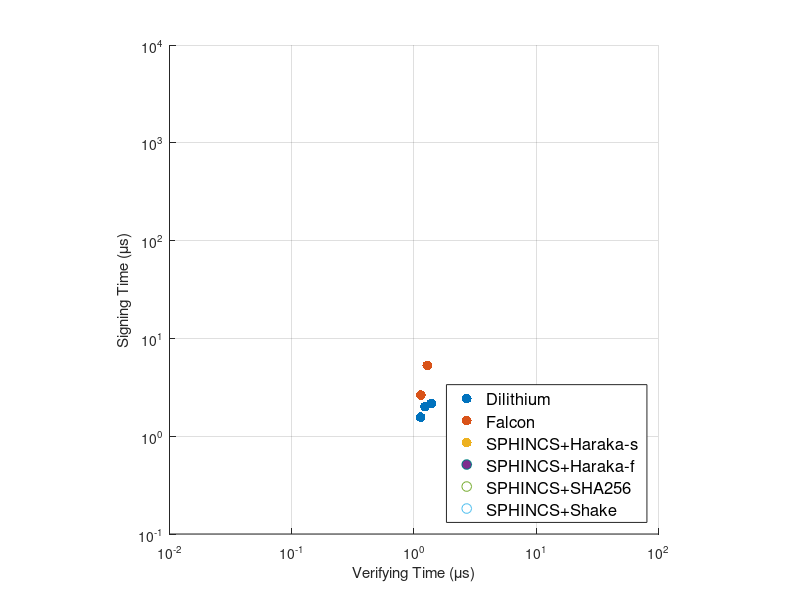

Write MATLAB code to recreate this figure.


%Dilithium Sign times
x = [0.194727
0.30118
0.336457];

%Dilithium2	
%Dilithium3	
%Dilithium5	

%Dilithium Verify times
y = [5.38E-02
8.95E-02
1.42E-01];

%Falcon Sign times

%Falcon-512
%Falcon-1024

x1 = [0.420371
0.723592];

%Falcon Verify times
y1 = [0.0559
0.109];


%%%%%%Sphincs+ Sign times

x21 = [7.295554	%SPHINCS+-Haraka-128f-robust
13.35303	%SPHINCS+-Haraka-192f-robust
24.724417	%SPHINCS+-Haraka-256f-robust
6.84137	%SPHINCS+-Haraka-128f-simple
10.474239	%SPHINCS+-Haraka-192f-simple
22.636599	%SPHINCS+-Haraka-256f-simple
];	
x22 = [154.920122	%SPHINCS+-Haraka-128s-robust
297.84396	%SPHINCS+-Haraka-192s-robust
258.22917	%SPHINCS+-Haraka-256s-robust
127.223039	%SPHINCS+-Haraka-128s-simple
239.504653	%SPHINCS+-Haraka-192s-simple
202.684292	%SPHINCS+-Haraka-256s-simple
];


%%%Haraka Sign times%%
x2 = [7.295554
6.84137
154.920122
127.223039
13.35303
10.474239
297.84396
239.504653
24.724417
22.636599
258.22917
202.684292];

%%%SHA256 Sign times%%
x3 = [36.776146
19.825445
707.867853
378.426505
60.113728
32.361305
1324.032423
715.201087
236.233227
62.096827
2165.537508
591.698341];

%%Shake256 Sign times
x4 = [82.90739
45.603018
1520.738942
836.083978
131.592388
73.131604
2638.411854
1480.624835
253.760331
142.070129
2285.694803
1286.607528];


%%%%%%Sphincs+ Verify times

y21 = [4.49E-01	%SPHINCS+-Haraka-128f-robust
7.14E-01	%SPHINCS+-Haraka-192f-robust
7.06E-01	%SPHINCS+-Haraka-256f-robust
3.34E-01	%SPHINCS+-Haraka-128f-simple
4.96E-01	%SPHINCS+-Haraka-192f-simple
5.08E-01	%SPHINCS+-Haraka-256f-simple
];
y22 = [1.71E-01	%SPHINCS+-Haraka-128s-robust
2.66E-01	%SPHINCS+-Haraka-192s-robust
3.73E-01	%SPHINCS+-Haraka-256s-robust
1.21E-01	%SPHINCS+-Haraka-128s-simple
1.88E-01	%SPHINCS+-Haraka-192s-simple
2.66E-01	%SPHINCS+-Haraka-256s-simple
	];

%%%Haraka Verify times%%
y2 = [4.49E-01
3.34E-01
1.71E-01
1.21E-01
7.14E-01
4.96E-01
2.66E-01
1.88E-01
7.06E-01
5.08E-01
3.73E-01
2.66E-01];

%%%SHA256 Verify times%%
y3 = [2.88E+00
1.53E+00
9.86E-01
5.40E-01
4.24E+00
2.27E+00
1.51E+00
7.83E-01
4.85E+00
2.25E+00
2.58E+00
1.12E+00];

%%%Shake Verify times%%
y4 = [1.01E+01
5.35E+00
3.77E+00
1.94E+00
1.70E+01
8.20E+00
5.49E+00
2.76E+00
1.62E+01
8.21E+00
7.82E+00
4.01E+00];

% fig = figure("Name", "only dilithium");
% scatter(y,x,30,'blue')
% hold on
% set(gca, 'YScale', 'log');
% set(gca, 'YGrid', 'on', 'XGrid', 'off');
% %scatter(x1,y1,30,'green')
% %scatter(x2,y2,30,'magenta')
% xlabel('Verifying Time (\mus)');
% ylabel('Signing Time (\mus)');
% axis square;

fig = figure("Name", "all");
scatter(y,x,50,'green','filled')
hold on
set(gca, 'YScale', 'log');
set(gca, 'XScale', 'log');
set(gca, 'YGrid', 'on', 'XGrid', 'on');
scatter(y1,x1,50,'blue','filled')
scatter(y21,x21,50,'magenta','filled')
scatter(y22,x22,50,'magenta','filled','MarkerEdgeColor',[0 .5 .5])
scatter(y3,x3,50,'black')
scatter(y4,x4,50,'red')
xlabel('Verifying Time (\mus)');
ylabel('Signing Time (\mus)');
axis square;
legend('Dilithium','Falcon','SPHINCS+Haraka-s','SPHINCS+Haraka-f','SPHINCS+SHA256','SPHINCS+Shake','Location', 'southeast', 'FontSize', 12);
%legend(h([1,3]),{'data1','data2'})